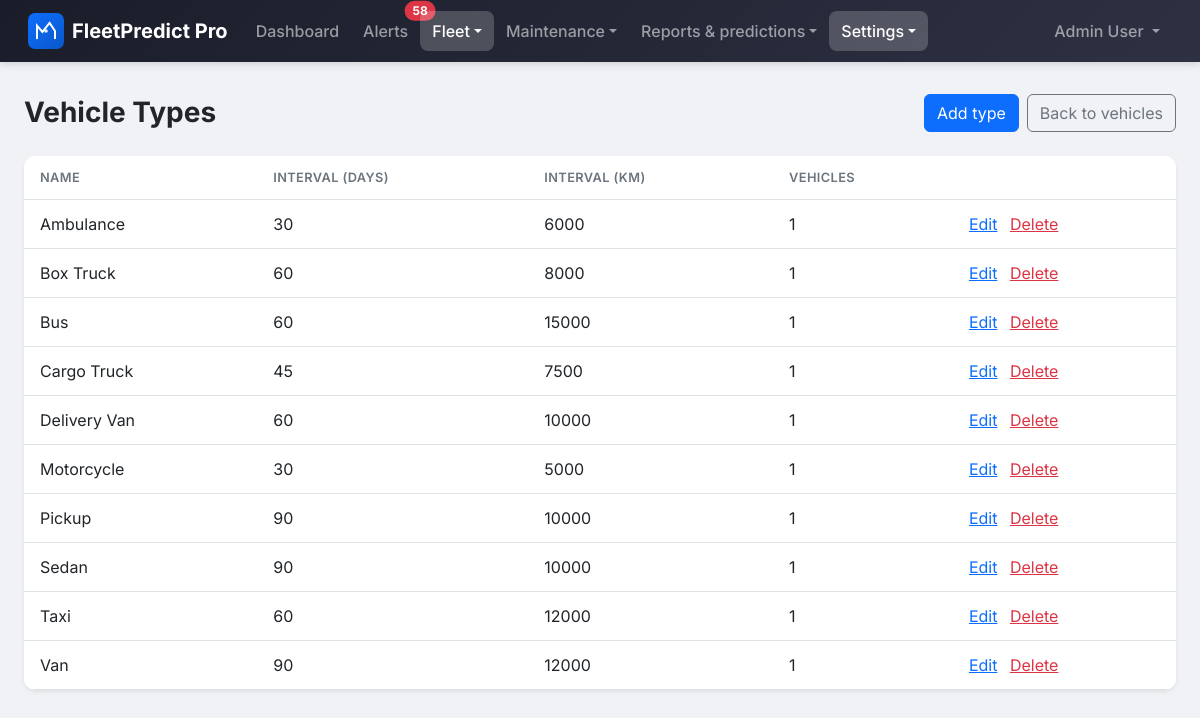
Page /vehicles/types/ (signed in) on the committed database.
### apps/users/models.py (models this page shows, shortened)
class User(AbstractBaseUser, PermissionsMixin):
    class Role(models.TextChoices):
        ADMINISTRATOR = 'administrator', 'Administrator'
        FLEET_MANAGER = 'fleet_manager', 'Fleet Manager'
        MECHANIC = 'mechanic', 'Mechanic'
        DRIVER = 'driver', 'Driver'
    email = models.EmailField(unique=True)
    first_name = models.CharField(max_length=150)
    last_name = models.CharField(max_length=150)
    role = models.CharField(
        max_length=20,
        choices=Role.choices,
        default=Role.DRIVER
    )
    is_active = models.BooleanField(default=True)
    is_staff = models.BooleanField(default=False)
    date_joined = models.DateTimeField(default=timezone.now)
    last_login = models.DateTimeField(null=True, blank=True)
    objects = UserManager()
    USERNAME_FIELD = 'email'
    REQUIRED_FIELDS = ['first_name', 'last_name']
    class Meta:
        verbose_name = 'User'
        verbose_name_plural = 'Users'
        ordering = ['-date_joined']
    def get_full_name(self):
        return f'{self.first_name} {self.last_name}'.strip()
    @property
    def is_driver(self):
        return self.role == self.Role.DRIVER
    def can_manage_vehicles(self):
        return self.role in [self.Role.ADMINISTRATOR, self.Role.FLEET_MANAGER]
    def can_manage_maintenance(self):
        return self.role in [
            self.Role.ADMINISTRATOR,
            self.Role.FLEET_MANAGER,
            self.Role.MECHANIC
        ]
    def can_view_reports(self):
        return self.role in [self.Role.ADMINISTRATOR, self.Role.FLEET_MANAGER]
    def can_manage_platform(self):
        return self.role == self.Role.ADMINISTRATOR

### apps/vehicles/models.py (models this page shows, shortened)
class VehicleType(models.Model):
    name = models.CharField(max_length=100, unique=True)
    description = models.TextField(blank=True)
    maintenance_interval_days = models.PositiveIntegerField(
        default=90,
        help_text='Default maintenance interval in days'
    )
    maintenance_interval_km = models.PositiveIntegerField(
        default=10000,
        help_text='Default maintenance interval in kilometers'
    )
    created_at = models.DateTimeField(auto_now_add=True)
    updated_at = models.DateTimeField(auto_now=True)
    class Meta:
        verbose_name = 'Vehicle Type'
        verbose_name_plural = 'Vehicle Types'
        ordering = ['name']

### apps/vehicles/views.py (the view)
# urls.py: path('types/', VehicleTypeListView.as_view(), name='vehicletype_list'),
class VehicleTypeListView(LoginRequiredMixin, AdminRequiredMixin, ListView):
    model = VehicleType
    template_name = 'vehicles/vehicletype_list.html'
    context_object_name = 'vehicle_types'

### apps/vehicles/views.py (called while the page is built)
    def test_func(self):
        return self.request.user.is_authenticated and getattr(
            self.request.user, 'role', None
        ) == 'administrator'

### fleetpredict/context_processors.py (called while the page is built)
def alerts_unread_count(request):
    out = {'alerts_unread_count': 0}
    if not getattr(request, 'user', None) or not request.user.is_authenticated:
        return out
    user = request.user
    vehicle_ids = Vehicle.objects.filter(is_deleted=False)
    if user.is_driver:
        vehicle_ids = vehicle_ids.filter(assigned_driver=user)
    vehicle_ids = list(vehicle_ids.values_list('id', flat=True))
    if not vehicle_ids:
        return out
    out['alerts_unread_count'] = VehicleAlert.objects.filter(
        vehicle_id__in=vehicle_ids,
        read_at__isnull=True,
    ).count()
    return out

### templates/vehicles/vehicletype_list.html (shortened to what this page needs)
{% extends "base.html" %}
{% block content %}
<div class="d-flex flex-wrap justify-content-between align-items-center gap-2 mb-4">
  <h2 class="page-title mb-0">Vehicle Types</h2>
  <div class="d-flex gap-2">
    <a href="{% url 'vehicles:vehicletype_create' %}" class="btn btn-primary">Add type</a>
    <a href="{% url 'vehicles:vehicle_list' %}" class="btn btn-outline-secondary">Back to vehicles</a>
  </div>
</div>
<div class="card card-fp">
  <div class="card-body p-0">
    <div class="table-responsive">
      <table class="table table-fp table-hover mb-0">
        <thead>
          <tr>
            <th>Name</th>
            <th>Interval (days)</th>
            <th>Interval (km)</th>
            <th>Vehicles</th>
            <th></th>
          </tr>
        </thead>
        <tbody>
          {% for vt in vehicle_types %}
          <tr>
            <td>{{ vt.name }}</td>
            <td>{{ vt.maintenance_interval_days }}</td>
            <td>{{ vt.maintenance_interval_km }}</td>
            <td>{{ vt.vehicles.count }}</td>
            <td>
              <a href="{% url 'vehicles:vehicletype_update' vt.pk %}">Edit</a>
              <a href="{% url 'vehicles:vehicletype_delete' vt.pk %}" class="ms-2 text-danger">Delete</a>
            </td>
          </tr>
          {% empty %}
          <tr><td colspan="5">No vehicle types. Add one to use in vehicles.</td></tr>
          {% endfor %}
        </tbody>
      </table>
    </div>
  </div>
</div>
{% endblock %}

### templates/base.html (shortened to what this page needs)
{% load static %}
<!DOCTYPE html>
<html lang="en">
<head>
    <link href="https://cdn.jsdelivr.net/npm/bootstrap@5.3/dist/css/bootstrap.min.css" rel="stylesheet">
    <link rel="stylesheet" href="https://cdn.jsdelivr.net/npm/bootstrap-icons@1.11.3/font/bootstrap-icons.min.css">
    <link href="{% static 'css/styles.css' %}" rel="stylesheet">
</head>
<body>
    <nav class="navbar navbar-expand-lg navbar-dark navbar-fp">
        <div class="container-fluid">
            <a class="navbar-brand" href="{% url 'dashboard:index' %}">
                <img src="{% static 'img/logo.svg' %}" alt="" class="fp-logo"> <span>FleetPredict Pro</span>
            </a>
            <div class="collapse navbar-collapse" id="navbarNav">
                <ul class="navbar-nav me-auto">
                    {% if user.is_authenticated %}
                    <li class="nav-item">
                        <a class="nav-link {% if request.resolver_match.namespace == 'dashboard' and request.resolver_match.url_name == 'index' %}active{% endif %}" href="{% url 'dashboard:index' %}">Dashboard</a>
                    </li>
                    <li class="nav-item">
                        <a class="nav-link position-relative {% if request.resolver_match.url_name == 'alerts' %}active{% endif %}" href="{% url 'dashboard:alerts' %}">Alerts{% if alerts_unread_count %}<span class="position-absolute top-0 start-100 translate-middle badge rounded-pill bg-danger">{{ alerts_unread_count }}</span>{% endif %}</a>
                    </li>
                    {% if user.can_manage_vehicles %}
                    <li class="nav-item dropdown">
                        <a class="nav-link dropdown-toggle {% if request.resolver_match.namespace == 'vehicles' %}active{% endif %}" href="#" id="navFleet" role="button" data-bs-toggle="dropdown" aria-expanded="false">Fleet</a>
                    </li>
                    {% else %}
                    <li class="nav-item">
                        <a class="nav-link {% if request.resolver_match.namespace == 'vehicles' %}active{% endif %}" href="{% url 'vehicles:vehicle_list' %}">Vehicles</a>
                    </li>
                    {% endif %}
                    <li class="nav-item dropdown">
                        <a class="nav-link dropdown-toggle " href="#" id="navMaintenance" role="button" data-bs-toggle="dropdown" aria-expanded="false">Maintenance</a>
                    </li>
                    {% if user.can_view_reports %}
                    <li class="nav-item dropdown">
                        <a class="nav-link dropdown-toggle " href="#" id="navReports" role="button" data-bs-toggle="dropdown" aria-expanded="false">Reports &amp; predictions</a>
                    </li>
                    {% endif %}
                    {% if user.can_manage_vehicles or user.can_manage_platform %}
                    <li class="nav-item dropdown">
                        <a class="nav-link dropdown-toggle {% if request.resolver_match.url_name == 'alertrule_list' or request.resolver_match.url_name == 'compliance_list' or request.resolver_match.url_name == 'vehicletype_list' or request.resolver_match.url_name == 'user_list' or request.resolver_match.url_name == 'auditlog_list' %}active{% endif %}" href="#" id="navSettings" role="button" data-bs-toggle="dropdown" aria-expanded="false">Settings</a>
                    </li>
                    {% endif %}
                    {% endif %}
                </ul>
                <ul class="navbar-nav">
                    {% if user.is_authenticated %}
                    <li class="nav-item dropdown">
                        <a class="nav-link dropdown-toggle" href="#" id="userDropdown" role="button" data-bs-toggle="dropdown" aria-expanded="false">
                            {{ user.get_full_name|default:user.email }}
                        </a>
                    </li>
                    {% endif %}
                </ul>
            </div>
        </div>
    </nav>
    <main class="container-fluid" id="main-content">
        {% block content %}{% endblock %}
    </main>
</body>
</html>

### static/css/styles.css (style rules this page uses)
:root { --fp-primary: #0d6efd; --fp-primary-dark: #0a58ca; --fp-secondary: #6c757d; --fp-success: #198754; --fp-warning: #ffc107; --fp-danger: #dc3545; --fp-info: #0dcaf0; --fp-light: #f8f9fa; --fp-dark: #212529; --fp-body-bg: #f0f2f5; --fp-card-shadow: 0 0.125rem 0.25rem rgba(0, 0, 0, 0.075); --fp-card-shadow-hover: 0 0.5rem 1rem rgba(0, 0, 0, 0.1); --fp-navbar: linear-gradient(135deg, #1a1d29 0%, #2d3142 100%); --fp-radius: 0.5rem; --fp-radius-lg: 0.75rem; --fp-sidebar-width: 16rem; --fp-spacing-xs: 0.25rem; --fp-spacing-sm: 0.5rem; --fp-spacing-md: 1rem; --fp-spacing-lg: 1.5rem; --fp-spacing-xl: 2rem; --fp-text-xs: 0.75rem; --fp-text-sm: 0.875rem; --fp-text-base: 1rem; --fp-text-lg: 1.125rem; --fp-text-xl: 1.25rem; --fp-focus-ring: 0 0 0 0.2rem rgba(13, 110, 253, 0.4); }
* { box-sizing: border-box; }
body { background: var(--fp-body-bg); color: var(--fp-dark); font-family: "Inter", -apple-system, BlinkMacSystemFont, "Segoe UI", Roboto, sans-serif; min-height: 100vh; line-height: 1.5; }
.navbar-fp { background: var(--fp-navbar) !important; box-shadow: 0 2px 8px rgba(0, 0, 0, 0.15); padding: 0.5rem 1rem; }
.navbar-fp .navbar-brand { font-weight: 700; font-size: 1.25rem; display: flex; align-items: center; gap: 0.5rem; color: #fff !important; }
.navbar-fp .nav-link { font-weight: 500; padding: 0.5rem 0.75rem !important; border-radius: var(--fp-radius); transition: background 0.2s; }
.navbar-fp .nav-link.active { background: rgba(255, 255, 255, 0.2); color: #fff !important; }
.fp-logo { width: 36px; height: 36px; flex-shrink: 0; }
main.container-fluid { max-width: 1400px; margin-left: auto; margin-right: auto; padding: 1.5rem 1rem; }
@media (min-width: 768px) { main.container-fluid { padding: 2rem 1.5rem; } }
.card-fp { background: #fff; border: none; border-radius: var(--fp-radius-lg); box-shadow: var(--fp-card-shadow); transition: box-shadow 0.2s, transform 0.2s; overflow: hidden; }
.card-fp .card-body { padding: 1.25rem; }
.table-fp { margin-bottom: 0; }
.table-fp thead th { font-weight: 600; font-size: 0.8rem; text-transform: uppercase; letter-spacing: 0.03em; color: var(--fp-secondary); border-bottom-width: 1px; padding: 0.75rem 1rem; }
.table-fp tbody td { padding: 0.75rem 1rem; vertical-align: middle; }
.table-fp tbody tr { transition: background 0.15s; }
.page-title { font-weight: 700; color: var(--fp-dark); margin-bottom: 1.5rem; font-size: 1.5rem; }
@media (min-width: 768px) { .page-title { font-size: 1.75rem; } }

### rows in the picture
User: get_full_name "Admin User"
VehicleType: name "Ambulance", maintenance_interval_days "30", maintenance_interval_km "6000", vehicles.count "1"
VehicleType: name "Box Truck", maintenance_interval_days "60", maintenance_interval_km "8000", vehicles.count "1"
VehicleType: name "Bus", maintenance_interval_days "60", maintenance_interval_km "15000", vehicles.count "1"
VehicleType: name "Cargo Truck", maintenance_interval_days "45", maintenance_interval_km "7500", vehicles.count "1"
VehicleType: name "Delivery Van", maintenance_interval_days "60", maintenance_interval_km "10000", vehicles.count "1"
VehicleType: name "Motorcycle", maintenance_interval_days "30", maintenance_interval_km "5000", vehicles.count "1"
VehicleType: name "Pickup", maintenance_interval_days "90", maintenance_interval_km "10000", vehicles.count "1"
VehicleType: name "Sedan", maintenance_interval_days "90", maintenance_interval_km "10000", vehicles.count "1"
VehicleType: name "Taxi", maintenance_interval_days "60", maintenance_interval_km "12000", vehicles.count "1"
VehicleType: name "Van", maintenance_interval_days "90", maintenance_interval_km "12000", vehicles.count "1"

### other values in the picture
{{ alerts_unread_count }} "58"
